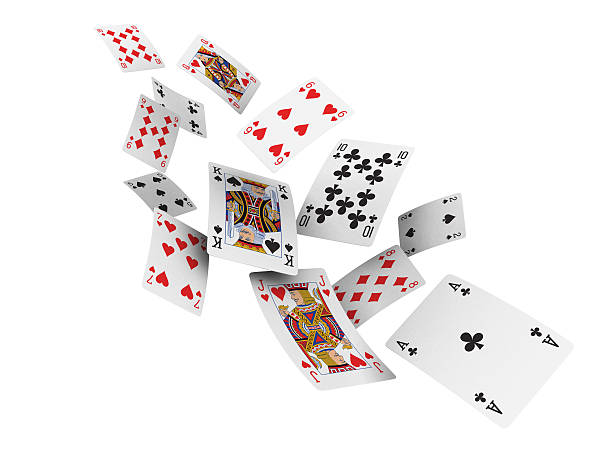
#> input picture Resources/cards.jpg, 612 x 459 px, found by its file name
$ python Visual_interaction.py
#> lines starting #> are read from the running program, lines starting #| are printed output that depends on the picture; after the words box and inside, x2 and y2 are one past the last pixel; in counts of white or black regions, pixels touching at a corner belong together
import cv2
import numpy as np

img = cv2.imread("Resources/cards.jpg")
#> img is the input picture: shape (459, 612, 3); mean B, G, R 237.5, 238, 241.2

width ,height = 250,350

pt1 = np.float32([[385,344],[449,274],[574,345],[504,428]])
pt2 = np.float32([[0,0],[width,0],[width,height],[0,height]])
matrix = cv2.getPerspectiveTransform(pt1,pt2)
imgOutput = cv2.warpPerspective(img, matrix, (width,height))
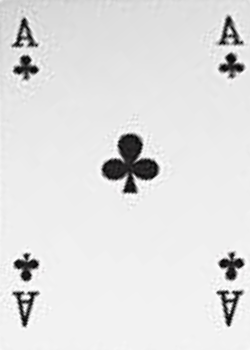
#> imgOutput: shape (350, 250, 3); mean B, G, R 224.9, 224.9, 224.9

for i in range(4):
    cv2.circle(img,(int(pt1[i][0]), int(pt1[i][1])), 5, (0,255,0), cv2.FILLED)
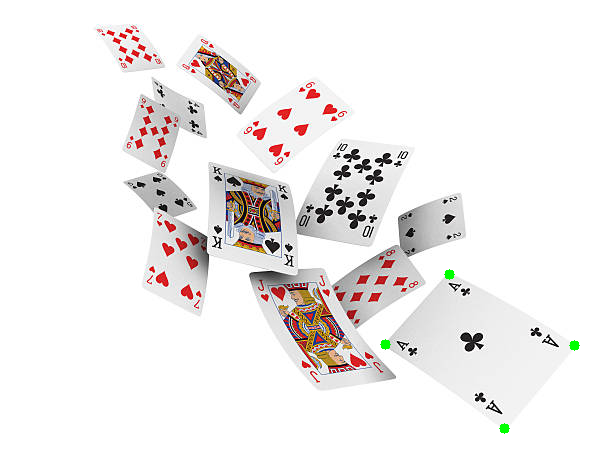
#> img: shape (459, 612, 3); 0.12% of pixels changed, all inside (x1, y1, x2, y2) = (380, 269, 580, 434)

cv2.imshow("Output", imgOutput)

cv2.imshow("Cards", img)
cv2.waitKey(0)
